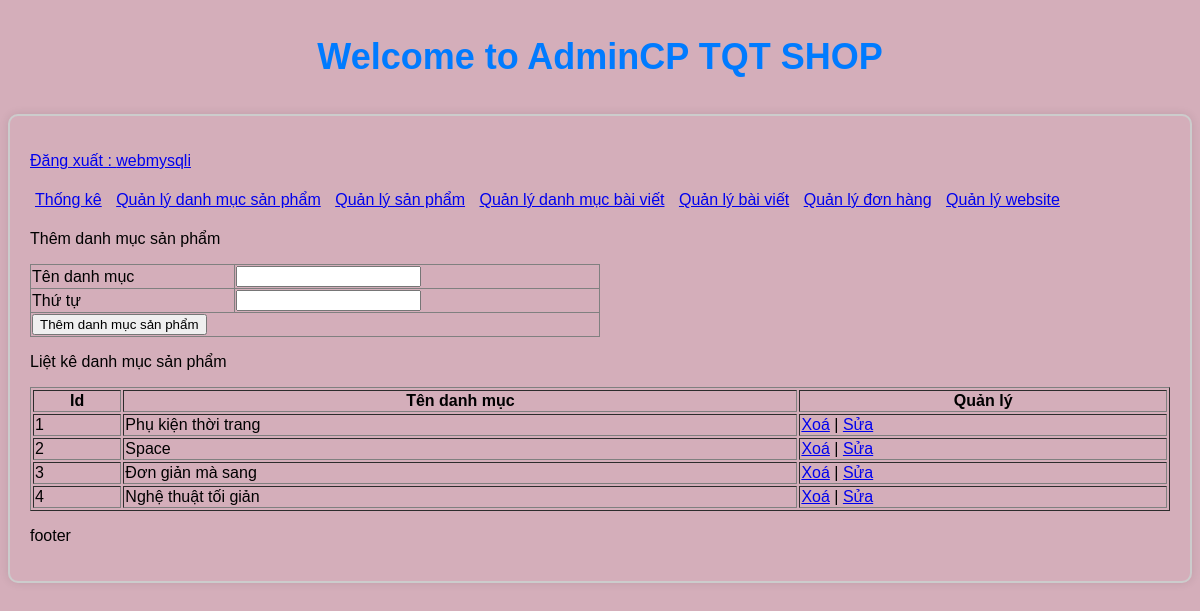
/admincp/index.php?action=quanlydanhmucsanpham&query=them (signed in), run on the app's committed database.
### tables this page shows
CREATE TABLE `tbl_danhmuc` (
  `id_danhmuc` int(11) NOT NULL,
  `tendanhmuc` varchar(100) NOT NULL,
  `thutu` int(11) NOT NULL
);

### admincp/modules/quanlydanhmucsp/lietke.php (the view)
<?php
	$sql_lietke_danhmucsp = "SELECT * FROM tbl_danhmuc ORDER BY thutu DESC";
	$query_lietke_danhmucsp = mysqli_query($mysqli,$sql_lietke_danhmucsp);
?>
<p>Liệt kê danh mục sản phẩm</p>
<table style="width:100%" border="1" style="border-collapse: collapse;">
  <tr>
  	<th>Id</th>
    <th>Tên danh mục</th>
  	<th>Quản lý</th>
  </tr>
  <?php
  $i = 0;
  while($row = mysqli_fetch_array($query_lietke_danhmucsp)){
  	$i++;
  ?>
  <tr>
  	<td><?php echo $i ?></td>
    <td><?php echo $row['tendanhmuc'] ?></td>
   	<td>
   		<a href="modules/quanlydanhmucsp/xuly.php?iddanhmuc=<?php echo $row['id_danhmuc'] ?>">Xoá</a> | <a href="?action=quanlydanhmucsanpham&query=sua&iddanhmuc=<?php echo $row['id_danhmuc'] ?>">Sửa</a>
   	</td>
  </tr>
  <?php
  }
  ?>
</table>

### admincp/css/styleadmincp.css (style rules this page uses)
body { background-color: rgb(212, 174, 186); font-family: Arial, sans-serif; }

### data on the page
tbl_danhmuc: tendanhmuc "Phụ kiện thời trang"
tbl_danhmuc: tendanhmuc "Space"
tbl_danhmuc: tendanhmuc "Đơn giản mà sang"
tbl_danhmuc: tendanhmuc "Nghệ thuật tối giản"

### other printed values
$_SESSION['dangnhap'] "webmysqli"
